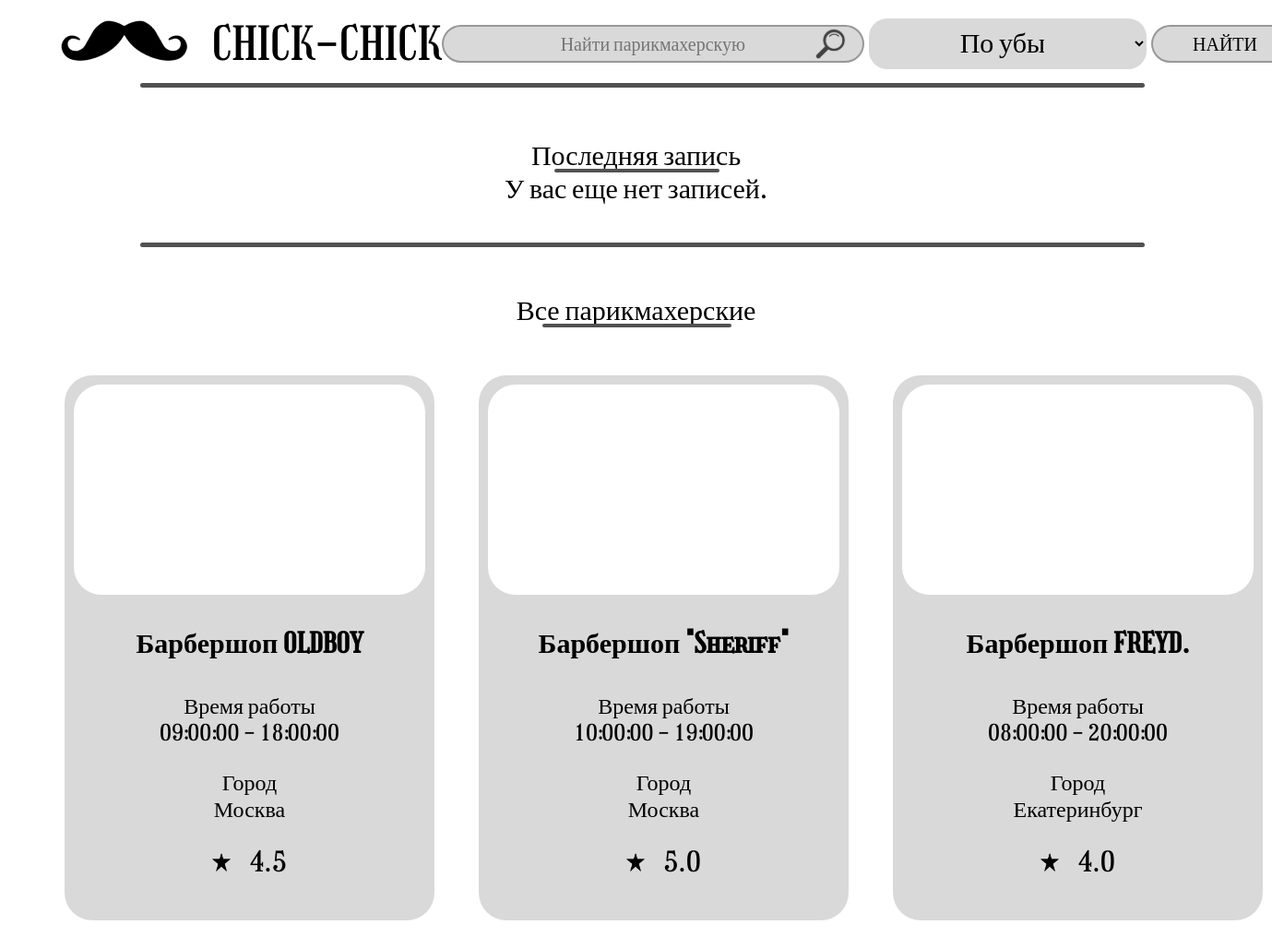
Screenshot of / (signed in) with the database file from the repository.
### app.py (models this page shows)
class Barbershop(db.Model):
    __tablename__ = 'barbershop'
    id_barbershop = db.Column(db.Integer, primary_key=True)
    name = db.Column(db.String, nullable=False)
    image = db.Column(db.String(200), nullable=True)
    worktime_start = db.Column(db.Time, nullable=False)
    worktime_end = db.Column(db.Time, nullable=False)
    rating = db.Column(db.Float, nullable=False)
    namecity = db.Column(db.String, nullable=False)
    barbers = db.relationship('Barber', backref='barbershop', lazy=True)
    services = db.relationship('BarbershopService', backref='barbershop', lazy=True)

### app.py (the view, shortened to what this page needs)
@app.route('/', methods=['GET', 'POST'])
def index():
    barbershops = Barbershop.query.all()
    last_appointment = None
    total_price = 0
    all_appointments = []
    if current_user.is_authenticated:
        all_appointments = Appointment.query.filter_by(id_user=current_user.id_user).order_by(Appointment.date.desc()).all()
    if request.method == 'POST':
        if 'login' in request.form:
            return handle_login()
        elif 'register' in request.form:
            return handle_register()
    return render_template('index.html', barbershops=barbershops, last_appointment=last_appointment, total_price=total_price, all_appointments=all_appointments)

### app.py (called while the page is built)
@login_manager.user_loader
def load_user(user_id):
    return User.query.get(int(user_id))

### templates/index.html (shortened to what this page needs)
{% extends 'base.html' %}
{% block body %}
<main>
    <section class="section_top">
        <div class="container"><br>
            <div class="text_center">
                <h2 class="section_title">Последняя запись</h2>
            </div>
            {% if current_user.is_authenticated %}
                {% if last_appointment %}
                    <section class="section_top">
                        <div class="container">
                            <div class="text_center">
                                <div class="order_card">
                                    <p class="order_id">{{ last_appointment.barber.barbershop.name }}</p>
                                    <p class="order_time">Время: {{ last_appointment.date.strftime('%d.%m.%Y %H:%M') }}</p>
                                    <p class="order_price">Сумма услуги: {{ total_price }} ₽</p>
                                    <div class="status">Статус: {{ last_appointment.status }}</div>
                                    {% if last_appointment.status != 'выполнен' %}
                                        <form method="post" action="{{ url_for('complete_appointment', appointment_id=last_appointment.id_appointment) }}">
                                            <button type="submit" class="btn btn-primary">Завершить стрижку</button>
                                        </form>
                                    {% endif %}
                                </div>
                            </div>
                        </div>
                    </section>
                    {% if last_appointment.status == 'выполнен' and not last_appointment.rating %}
                        <div class="text_center">
                            <div class="order_card">
                                <p class="order_id">{{ last_appointment.barber.barbershop.name }}</p>
                                <div class="d-flex">
                                    <p class="barber_name">Парикмахер: {{ last_appointment.barber.first_name }} {{ last_appointment.barber.last_name }}</p>
                                    <p class="order_time">Время: {{ last_appointment.date.strftime('%d.%m.%Y %H:%M') }}</p>
                                </div>
                                <p class="order_price">Сумма услуги: {{ total_price }} ₽</p>
                                <div class="d-flex">
                                    <div class="status">Статус: выполнен</div>
                                    <a href="#" class="rating" onclick="document.getElementById('rating-form').style.display = 'block';">Оценить</a>
                                </div>
                                <form method="post" action="{{ url_for('rate_appointment', appointment_id=last_appointment.id_appointment) }}" id="rating-form" style="display: none;">
                                    <div class="input_stars d-flex align-items-center">
                                        {% for i in range(1, 6) %}
                                        <div class="star-rating">
                                            <input type="radio" id="star{{ i }}" name="rating" value="{{ i }}" required>
                                            <label for="star{{ i }}">★</label>
                                        </div>
                                        {% endfor %}
                                    </div>
                                    <button class="status" type="submit">Отправить оценку</button>
                                </form>
                            </div>
                        </div>
                    {% endif %}
                {% else %}
                    <div class="text_center">
                        <p>У вас еще нет записей.</p>
                    </div>
                {% endif %}
            {% else %}
                <div class="login"><h1>Войдите на сайт</h1></div>
            {% endif %}
        </div>
    </section>
</main>
<div class="modal_back"></div>
<main>
    <section class="section_bottom">
        <div class="container"><br>
            <div class="text_center">
                <h2 class="section_title">Все парикмахерские</h2>
            </div><br>
            <div class="items_row">
            {% for barbershop in barbershops %}
                <div class="item">
                    <div class="item_image">
                    </div>
                    <div class="item_title">{{ barbershop.name }}</div>
                    <p class="work_time">Время работы <br> {{ barbershop.worktime_start }} - {{ barbershop.worktime_end }}</p>
                    <p class="work_time">Город <br> {{ barbershop.namecity }}</p>
                    <div class="rating">
                        <img src="{{ url_for('static', filename ='images/rating_icon.png') }}" alt="">
                        {{ barbershop.rating }}
                    </div>
                </div>
            {% endfor %}
            </div>
        </div>
    </section>
</main>
{% endblock %}

### static/style.css (style rules this page uses)
* { margin: 0; padding: 0; box-sizing: border-box; }
body { color: #000; font-family: Girassol; font-weight: 400; font-style: normal; font-size: 30px; line-height: normal; background-color: #FFF; }
main .container { max-width: 1465px; margin: 0 auto; }
.section_title { text-align: center; font-size: 30px; position: relative; font-weight: 400; }
.section_title::before { position: absolute; content: ''; left: 11%; right: 10%; bottom: 0; height: 4px; background-color: #515151; border-radius: 100px; }
.text_center { display: flex; justify-content: center; }
.section_top .container { text-align: center; }
.section_bottom { position: relative; }
.section_bottom::before { position: absolute; content: ''; left: 11%; right: 10%; top: 0; height: 5px; background-color: #515151; border-radius: 100px; }
.items_row { display: flex; gap: 48px; margin: 16px 0 10px 50px; }
.item { border-radius: 30px; background-color: #D9D9D9; padding: 10px 10px 35px 10px; text-align: center; }
.item .item_image { border-radius: 30px; overflow: hidden; width: 381px; height: 228px; background-color: #FFF; position: relative; margin: 0 0 35px 0; }
.item .item_title { font-size: 30px; margin: 0 0 35px 0; }
.item .work_time { font-size: 24px; text-align: center; margin: 0 0 25px 0; }
.item .rating { display: flex; align-items: center; gap: 15px; justify-content: center; cursor: pointer; }
.modal_back { width: 100%; height: 100%; left: 0; top: 0; position: fixed; z-index: -1; transition: .3s all ease; }
.container { max-width: 600px; margin: 50px auto; padding: 20px; }
.section_top { display: flex; justify-content: space-between; align-items: center; margin-bottom: 20px; }
.item_title { font-size: 24px; font-weight: bold; margin-top: 10px; }
.adress, .work_time, .rating { margin: 10px 0; }
.rating img { width: 20px; height: 20px; margin-right: 5px; }

### rows the page displays
Barbershop: name "Барбершоп OLDBOY", worktime_start "09:00:00", worktime_end "18:00:00", namecity "Москва", rating "4.5"
Barbershop: name "Барбершоп \"Sheriff\"", worktime_start "10:00:00", worktime_end "19:00:00", namecity "Москва", rating "5.0"
Barbershop: name "Барбершоп FREYD.", worktime_start "08:00:00", worktime_end "20:00:00", namecity "Екатеринбург", rating "4.0"
